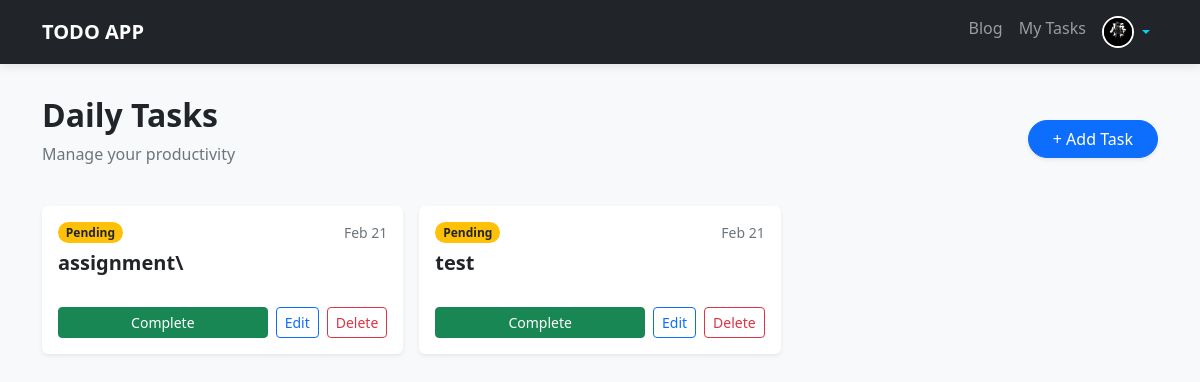
Page /todos (signed in) on the committed database.
### blog/models.py (models this page shows, shortened)
class Profile(models.Model):
    user = models.OneToOneField(User, on_delete=models.CASCADE)
    profile_pic = models.ImageField(upload_to="images/")
    phone = models.PositiveBigIntegerField()

### todo/models.py (models this page shows)
class Todo(models.Model):
    todo = models.CharField(max_length=150)
    created_at = models.DateTimeField(auto_now_add=True)
    updated_at = models.DateTimeField(auto_now_add=True)
    completed = models.BooleanField(default=False)
    user = models.ForeignKey(User,on_delete=models.CASCADE)

### todo/views.py (the view)
# urls.py: path('todos', views.getAllTodos, name="todos.index"),
@login_required
def getAllTodos(request: HttpRequest):
    user = User.objects.get(pk=request.user.pk)
    todos = user.todo_set.all()
    return render(request, 'todo/todos.html', {"todos": todos})

### todo/templates/todo/todos.html (shortened to what this page needs)
{% extends 'base.html' %}
{% block mainContent %}
<div class="row mb-4 align-items-center">
    <div class="col">
        <h2 class="fw-bold">Daily Tasks</h2>
        <p class="text-muted">Manage your productivity</p>
    </div>
    <div class="col-auto">
        <a href="{% url 'todos:todos.create' %}" class="btn btn-primary rounded-pill px-4 shadow-sm">+ Add Task</a>
    </div>
</div>
<div class="row g-3">
    {% for todo in todos %}
    <div class="col-md-6 col-lg-4">
        <div class="card h-100 shadow-sm border-0 {% if todo.completed %}bg-light opacity-75{% endif %}">
            <div class="card-body">
                <div class="d-flex justify-content-between align-items-start mb-2">
                    <span class="badge {% if todo.completed %}bg-success{% else %}bg-warning text-dark{% endif %} rounded-pill">
                        {% if todo.completed %}Completed{% else %}Pending{% endif %}
                    </span>
                    <small class="text-muted">{{ todo.created_at|date:"M d" }}</small>
                </div>
                <h5 class="card-title fw-bold {% if todo.completed %}text-decoration-line-through text-muted{% endif %}">
                    {{ todo.todo }}
                </h5>
            </div>
            <div class="card-footer bg-transparent border-0 d-flex gap-2 pb-3">
                <a href="{% url 'todos:todos.toggle' todo.id %}" class="btn btn-sm {% if todo.completed %}btn-outline-secondary{% else %}btn-success{% endif %} flex-grow-1">
                    {% if todo.completed %}Undo{% else %}Complete{% endif %}
                </a>
                <a href="{% url 'todos:todos.update' todo.id %}" class="btn btn-sm btn-outline-primary">Edit</a>
                <a href="{% url 'todos:todos.delete' todo.id %}" class="btn btn-sm btn-outline-danger" onclick="return confirm('Delete this task?')">Delete</a>
            </div>
        </div>
    </div>
    {% endfor %}
</div>
{% endblock %}

### templates/base.html (shortened to what this page needs)
{% load static %}
<!DOCTYPE html>
<html lang="en">
<head>
    <link rel="stylesheet" href="{% static 'bootstrap5/css/bootstrap.min.css' %}">
</head>
<body>
    <nav class="navbar navbar-expand-lg navbar-dark bg-dark">
        <div class="container">
            <a class="navbar-brand fw-bold" href="/">TODO APP</a>
            <div class="collapse navbar-collapse justify-content-end">
                <ul class="navbar-nav">
                    <li class="nav-item">
                        <a class="nav-link" href="{% url 'blog:blog.index' %}">Blog</a>
                    </li>
                    {% if request.user.is_authenticated %}
                    <li class="nav-item">
                        <a class="nav-link" href="{% url 'todos:todos.index' %}">My Tasks</a>
                    </li>
                    <li class="nav-item dropdown">
                        <a class="nav-link dropdown-toggle text-info d-flex align-items-center" href="#"
                            id="userDropdown" role="button" data-bs-toggle="dropdown">
                            {% if user.profile.profile_pic %}
                            <img src="{{ user.profile.profile_pic.url }}" alt="{{ user.username }}"
                                class="rounded-circle me-1"
                                style="width: 32px; height: 32px; object-fit: cover; border: 2px solid white;">
                            {% else %}
                            <div class="rounded-circle bg-secondary text-white d-flex justify-content-center align-items-center me-1"
                                style="width: 32px; height: 32px; font-size: 1rem; border: 2px solid white;">
                                {{ user.username|make_list|first|upper }}
                            </div>
                            {% endif %}
                        </a>
                    </li>
                    {% else %}
                    <li class="nav-item">
                        <a class="nav-link" href="{% url 'authentication:login' %}">Login</a>
                    </li>
                    {% endif %}
                </ul>
            </div>
        </div>
    </nav>
    <main class="container main-container">
        {% block mainContent %}{% endblock %}
    </main>
</body>
</html>

### templates/base.html (style rules this page uses)
body { background-color: #f8f9fa; min-height: 100vh; }
.navbar { box-shadow: 0 2px 10px rgba(0, 0, 0, 0.1); }
.main-container { padding-top: 2rem; padding-bottom: 5rem; }

### rows in the picture
Todo: completed "Pending", created_at "Feb 21", todo "assignment\\"
Todo: completed "Pending", created_at "Feb 21", todo "test"
